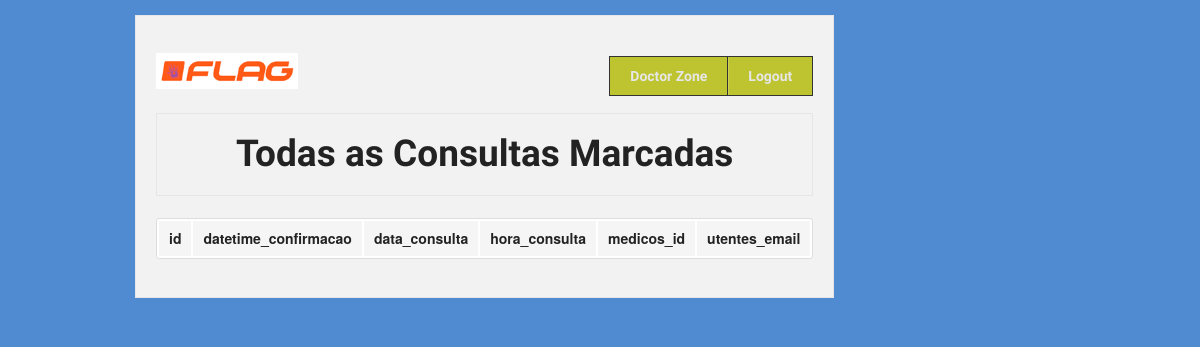
Page /Project_Clinica/medico/todas_consultas_marcadas.php (signed in) on the earlier database version.
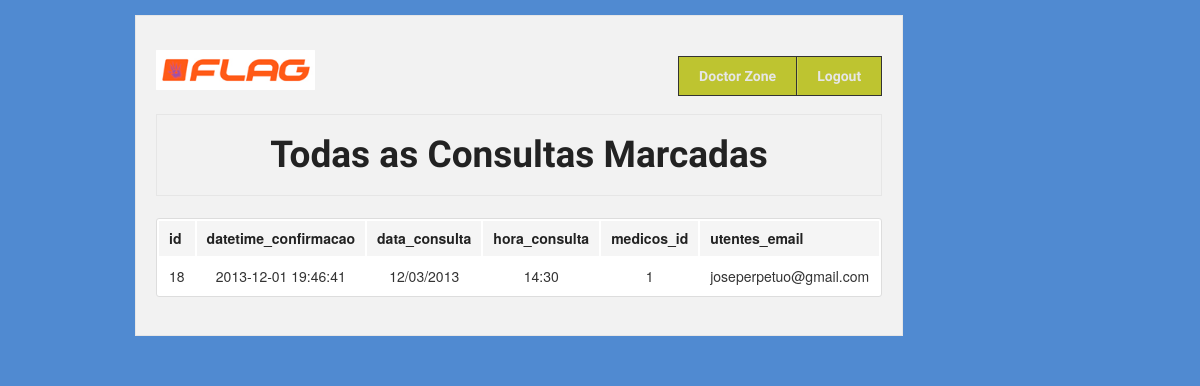
Same page on the later database version.
### tables this page shows
CREATE TABLE `consultas_marcadas` (
  `id` int(11) unsigned NOT NULL AUTO_INCREMENT,
  `datetime_confirmacao` datetime NOT NULL,
  `data_consulta` varchar(10) NOT NULL,
  `hora_consulta` varchar(10) NOT NULL,
  `medicos_id` int(10) unsigned NOT NULL,
  `utentes_email` varchar(255) NOT NULL,
  PRIMARY KEY (`id`),
  KEY `fk_consultas_com_marcacao_confirmada_a_realizar_medicos1_idx` (`medicos_id`),
  KEY `fk_consultas_com_marcacao_confirmada_a_realizar_utentes1_idx` (`utentes_email`),
  CONSTRAINT `fk_consultas_com_marcacao_confirmada_a_realizar_medicos1` FOREIGN KEY (`medicos_id`) REFERENCES `medicos` (`id`) ON DELETE CASCADE ON UPDATE CASCADE,
  CONSTRAINT `fk_consultas_com_marcacao_confirmada_a_realizar_utentes1` FOREIGN KEY (`utentes_email`) REFERENCES `utentes` (`email`) ON DELETE CASCADE ON UPDATE CASCADE
);

### Project_Clinica/medico/todas_consultas_marcadas.php (the view, shortened to what this page needs)
<?php require '../MODEL/databaseConnection.php'; ?>
<!DOCTYPE html>
 <html class="no-js" lang="en">
<head>
  <link rel="stylesheet" href="../stylesheets/foundation.css">
  <link rel="stylesheet" href="../stylesheets/app.css">
</head>
<body style="background: #508AD1;" >
  <div class="row">
    <div style="width:auto;" class="twelve columns">
      <div class="panel">
      <div class="row">
        <div class="three columns">
          <h1><a href="index.php"><img src="../images/banners_logos/logo.png" /></a></h1>
        </div>
        <div style="text-align: center;" class="nine columns">
          <ul class="nav-bar right">
            <li style="background-color: rgb(190, 196, 48);"><a style="font-weight: bold;" href="index.php">Doctor Zone</a></li>
            <li style="background-color: rgb(190, 196, 48);"><a style="font-weight: bold;" href="logout.php">Logout</a></li>
          </ul>
        </div>
       </div>
       <div class="row">
        <div class="twelve columns">
          <div class="panel">
            <h2 style="text-align: center;">Todas as Consultas Marcadas</h2>
          </div>
        </div>
      </div>
      <div class="row">
        <div style="text-align: center;" class="eight columns center">
              <table class="twelve">
  <thead>
    <tr>
      <?php
          $sql = 'DESCRIBE consultas_marcadas';
          if ($result_set = $connection->query($sql)) {
          foreach ($result_set as $coluna) {
          ?>
              <th><?php echo $coluna[0]; ?></th>
         <?php
          }
         }
         ?>
          </tr>
        </thead>
  <tbody>
          <?php
        $sql = "SELECT *
                  FROM consultas_marcadas
                  WHERE medicos_id = (SELECT medicos_administracao_de_consultas.medicos_id
                                    FROM medicos_administracao_de_consultas
                                    WHERE medicos_administracao_de_consultas.username = '". $_SESSION['username'] . "')
                  ORDER BY data_consulta ASC, hora_consulta ASC";
            if ($result_set = $connection->query($sql)) {
            foreach ($result_set as $coluna){
            ?>
                <tr>
                  <td style="text-align: center; vertical-align: middle;"><?php echo $coluna[0]; ?></td>
                  <td style="text-align: center; vertical-align: middle;"><?php echo $coluna[1]; ?></td>
                  <td style="text-align: center; vertical-align: middle;"><?php echo $coluna[2]; ?></td>
                  <td style="text-align: center; vertical-align: middle;"><?php echo $coluna[3]; ?></td>
                  <td style="text-align: center; vertical-align: middle;"><?php echo $coluna[4]; ?></td>
                  <td style="text-align: center; vertical-align: middle;"><?php echo $coluna[5]; ?></td>
                </tr>
          <?php
             }
          }
          ?>
  </tbody>
</table>
          </div>
        </div>
      </div>
    </div>
</div>
</body>
</html>

Differences in the rows shown:
added consultas_marcadas: id "18", datetime_confirmacao "2013-12-01 19:46:41", data_consulta "12/03/2013", hora_consulta "14:30", medicos "1", utentes_email "joseperpetuo@gmail.com"
